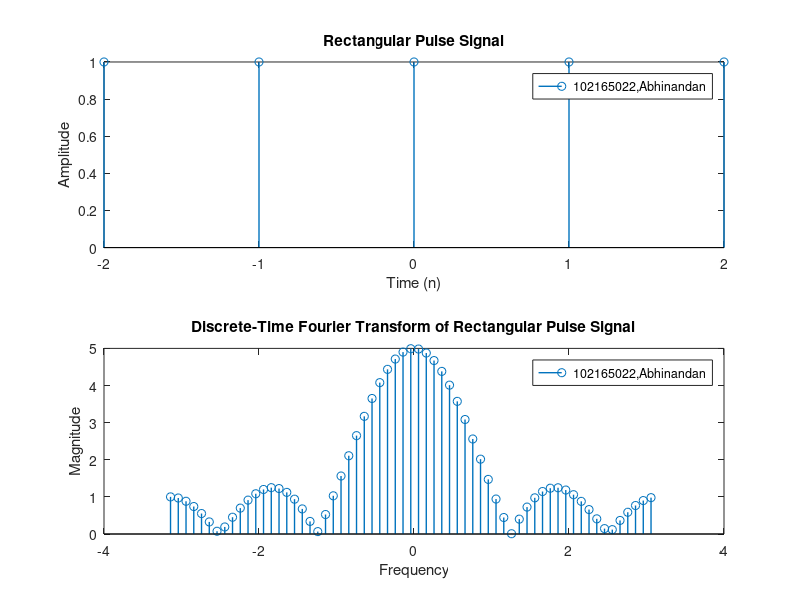

MATLAB code to generate this figure:
n = -2:2;                     % Define time axis

x = (n >= -6) & (n <= 6);     % Define rectangular pulse signal

subplot(2, 1, 1);               % Plot rectangular pulse signal
stem(n, x, 'LineWidth',1);
xlabel('Time (n)');
ylabel('Amplitude');
title('Rectangular Pulse Signal');
legend('102165022,Abhinandan');

w = -pi:0.1:pi;                % Calculate DTFT using numerical summation
X = zeros(size(w));
for i = 1:length(w)
    X(i) = sum(x .* exp(-1i*w(i)*n));
end

subplot(2, 1, 2);               % Plot magnitude of DTFT
stem(w, abs(X), 'LineWidth',1);
xlabel('Frequency');
ylabel('Magnitude');
title('Discrete-Time Fourier Transform of Rectangular Pulse Signal');
legend('102165022,Abhinandan');
